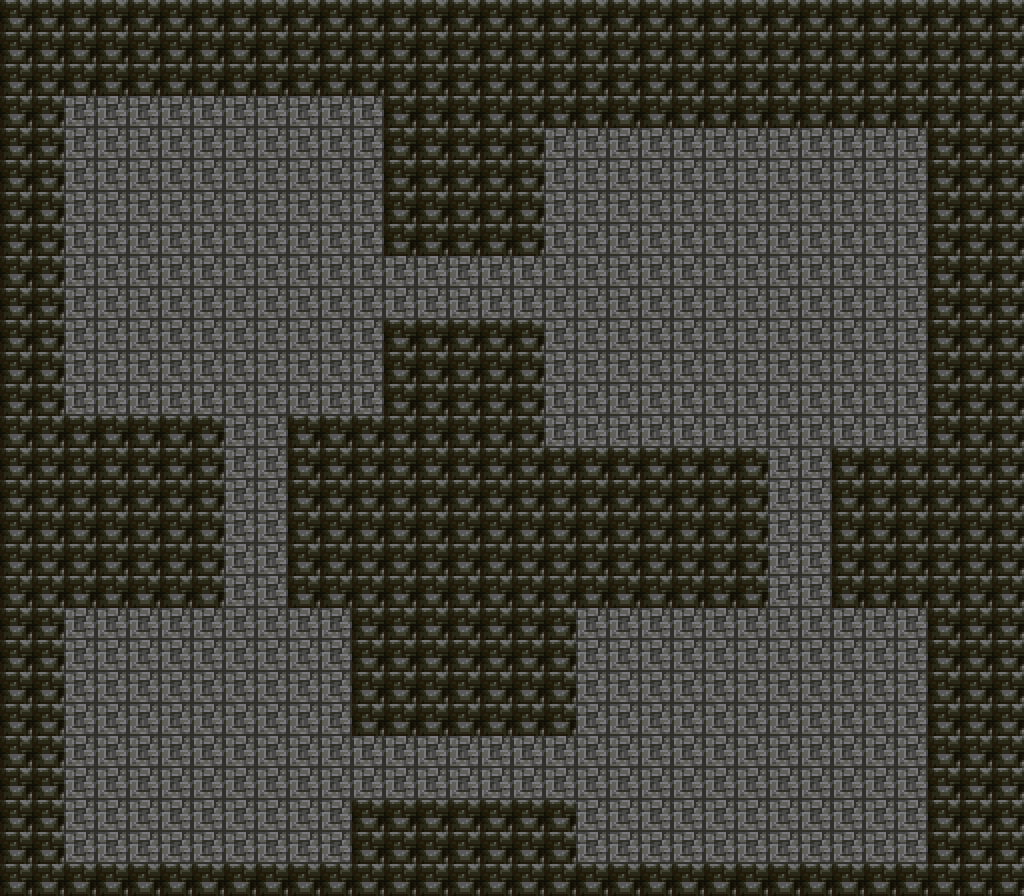

This game map was drawn from its Tiled (.tmx) file and the tilesets committed beside it. A one-line description and the trimmed map source follow:
An orthogonal 32x28 tile map with 32x32 px tiles, 3 tile layers (floor, walls, details), 7 tilesets and 6 objects (4x Static, Spawn, Warp).

<map version="1.10" orientation="orthogonal" renderorder="right-down" width="32" height="28" tilewidth="32" tileheight="32" infinite="0" nextlayerid="8" nextobjectid="7">
 <properties>
  <property name="biome" value="Cave" />
  <property name="song" value="underground-town" />
  <property name="RegionName" value="H: Bugbear Lair" />
 </properties>
 <tileset firstgid="1" source="../../../Tilesets/outdoors.tsx" />
 <tileset firstgid="501" source="../../../Tilesets/npc.tsx" />
 <tileset firstgid="1001" source="../../../Tilesets/dungeon.tsx" />
 <tileset firstgid="1501" source="../../../Tilesets/indoor.tsx" />
 <tileset firstgid="2001" source="../../../Tilesets/castle.tsx" />
 <tileset firstgid="2501" source="../../../Tilesets/overworld.tsx" />
 <tileset firstgid="3001" source="../../../Tilesets/biomes.tsx" />
 <layer id="1" name="floor" width="32" height="28">
  <data>[896 cells, 896 non-empty, 1 distinct tile ids]</data>
 </layer>
 <layer id="2" name="walls" width="32" height="28">
  <properties>
   <property name="Collideable" value="true" type="bool" />
  </properties>
  <data>[896 cells, 470 non-empty, 1 distinct tile ids]</data>
 </layer>
 <layer id="3" name="details" width="32" height="28">
  <data>[896 cells, 0 non-empty, 0 distinct tile ids]</data>
 </layer>
 <objectgroup id="7" name="objects">
  <properties>
   <property name="RenderRole" value="Objects" />
  </properties>
  <object id="1" name="start" class="Spawn" x="128" y="736" width="32" height="32">
   <properties>
    <property name="DefaultSpawn" value="true" type="bool" />
   </properties>
  </object>
  <object id="2" name="Out to entrance ravine" class="Warp" x="128" y="832" width="32" height="32" gid="1014">
   <properties>
    <property name="WarpMap" value="map/borderlands/cave-entrance" />
    <property name="SpawnId" value="from-h" />
   </properties>
  </object>
  <object id="3" name="H: lair entrance" class="Static" x="160" y="800" width="32" height="32" gid="1130">
   <properties>
    <property name="Text" value="H - Bugbear Lair&#10;The stairs lead back to the entrance ravine. This lair can be explored; its quest and encounters are not yet populated." />
    <property name="Collideable" value="false" type="bool" />
   </properties>
  </object>
  <object id="4" name="Chamber landmark" class="Static" x="128" y="192" width="32" height="32" gid="1130">
   <properties>
    <property name="Text" value="Screened chambers and blind corners offer places for ambushes." />
    <property name="Collideable" value="false" type="bool" />
   </properties>
  </object>
  <object id="5" name="Room 3" class="Static" x="576" y="192" width="32" height="32" gid="1130">
   <properties>
    <property name="Text" value="Store room&#10;Screened chambers and blind corners offer places for ambushes." />
    <property name="Collideable" value="false" type="bool" />
   </properties>
  </object>
  <object id="6" name="Room 4" class="Static" x="608" y="672" width="32" height="32" gid="1130">
   <properties>
    <property name="Text" value="Side passage&#10;Screened chambers and blind corners offer places for ambushes." />
    <property name="Collideable" value="false" type="bool" />
   </properties>
  </object>
 </objectgroup>
</map>
